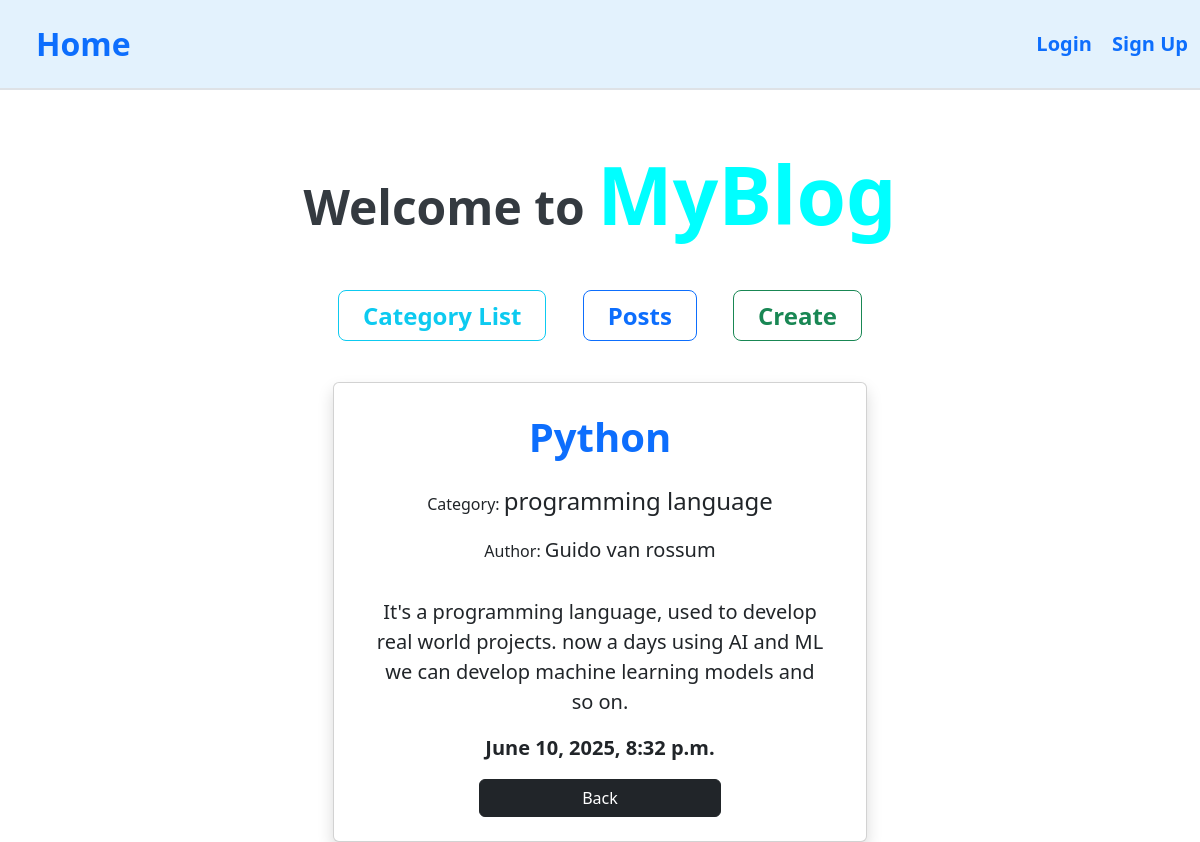
The app's page /articles/art_det/30 with its own data.
### articles/models.py (models this page shows, shortened)
class Article(models.Model):
    title=models.CharField(max_length=50)
    content=models.TextField()
    author=models.ForeignKey(Author,on_delete=models.CASCADE)
    category=models.ForeignKey(Category,on_delete=models.SET_NULL,null=True)
    created_at=models.DateTimeField(auto_now_add=True)

class Category(models.Model):
    Category_name=models.CharField(max_length=50,unique=True)
    def __str__(self):
        return self.Category_name

class Author(models.Model):
    author_name=models.CharField(max_length=20)
    country=models.CharField(max_length=15)
    def __str__(self):
        return self.author_name

### articles/views.py (the view)
# urls.py: path("art_det/<int:id>",article_details_view,name='article_details_view'),
def article_details_view(request,id):
    article_view=Article.objects.get(id=id)
    return render(request,'view_article.html',{'article_view':article_view})

### templates/view_article.html (shortened to what this page needs)
{% extends 'home.html' %}
    {% block content %}
        <div class="container text-center w-50">
            <div class="card shadow p-4">
                <p class="fw-bold text-primary fs-1">{{article_view.title}}</>
                <p>Category: <span class="fw-medium fs-4">{{article_view.category}}</span></p>
                <p>Author: <span class="fw-medium fs-5">{{article_view.author}}</span></p>
                <p class="m-3 fs-5">{{article_view.content}}</>
                <p class="fs-5 fw-bold">{{article_view.created_at}}</p>
                <div>
                    <a href="{% url 'article_list_views' %}" class="btn btn-dark w-50">Back</a>
                </div>
            </div>
        </div>
    {% endblock content %}

### records on screen
Article: title "Python", category "programming language", author "Guido van rossum", content "It's a programming language, used to develop real world projects. now a days using AI and ML we can develop machine learning models and so on.", created_at "June 10, 2025, 8:32 p.m."
